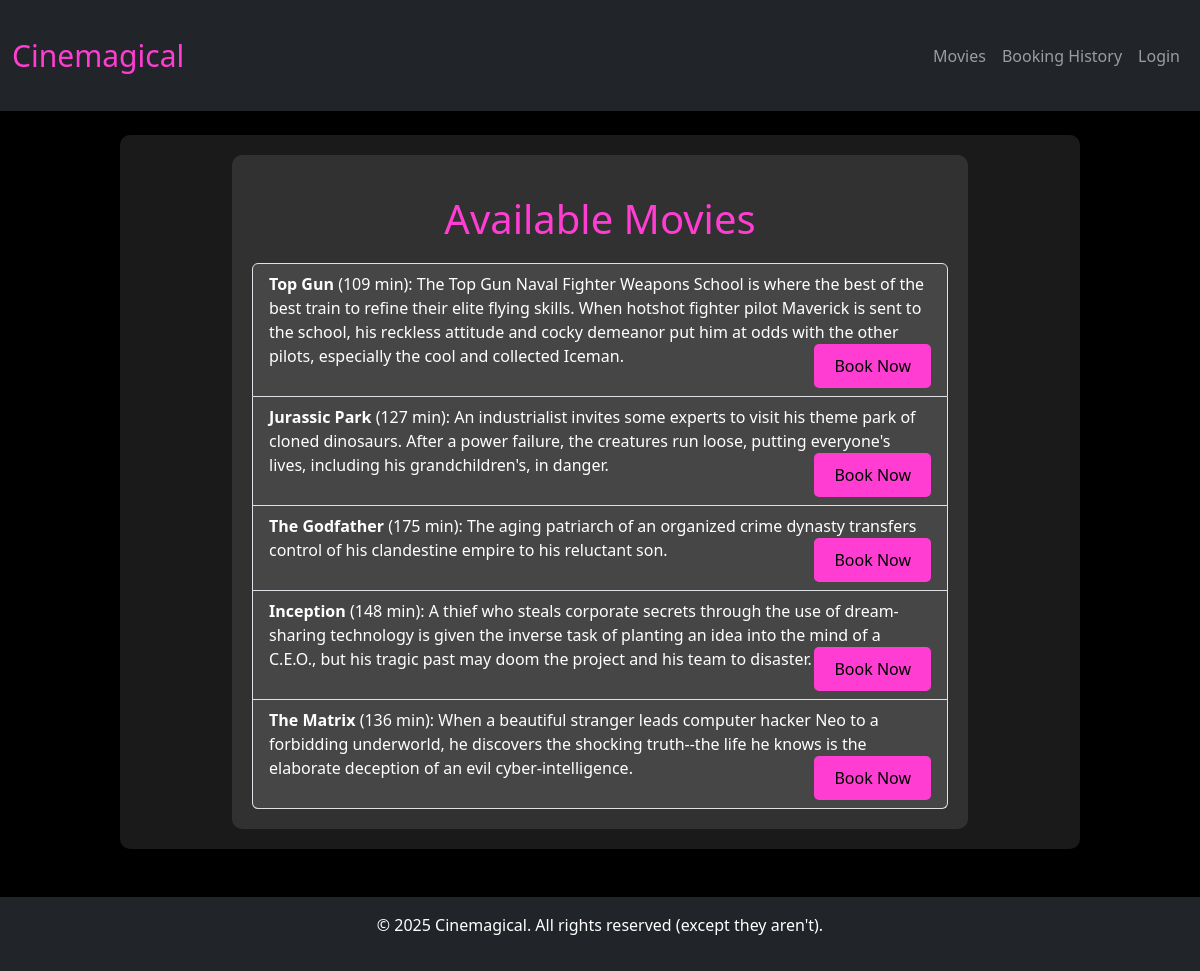
The page / on the database its author committed.
### bookings/models.py (models this page shows)
class Movie(models.Model):
    title = models.CharField(max_length=30)
    description = models.TextField(max_length=500)
    release_date = models.DateField()
    duration = models.IntegerField()

### bookings/views.py (the view)
# urls.py: path('', view_movies, name='movies'),
def view_movies(request):
    movies = Movie.objects.all() #gets all movie objects that exist from the db
    return render(request, 'movie_list.html', {"movies": movies})

### bookings/templates/bookings/movie_list.html (shortened to what this page needs)
{% extends "base.html" %}
{% block content %}
<div class="container">
    <h1>Available Movies</h1>
    <ul class="list-group">
        {% for movie in movies %}
            <li class="list-group-item">
                <strong>{{ movie.title }}</strong> ({{movie.duration}} min): {{ movie.description }}
                <a href="{% url 'book_seat' movie.id %}" class="btn btn-primary btn-sm float-end">Book Now</a>
            </li>
        {% endfor %}
    </ul>
</div>
{% endblock %}

### bookings/static/css/styles.css (style rules this page uses)
body { background-color: #000; color: #fff; margin: 0; padding: 0; }
.list-group-item { background-color: rgba(255, 255, 255, 0.1); color: #fff; }
h1, h2, h3, h4, h5, h6 { margin: 20px 0; text-align: center; color: #ff3dd2; }
.container { width: 80%; margin: auto; padding: 20px; background-color: rgba(255, 255, 255, 0.1); border-radius: 10px; }
button, .btn { background-color: #ff3dd2; color: #000; border: none; padding: 10px 20px; font-size: 16px; cursor: pointer; border-radius: 5px; transition: 0.3s; text-align: center; }

### rows shown on the page
Movie: title "Top Gun", duration "109", description "The Top Gun Naval Fighter Weapons School is where the best of the best train to refine their elite flying skills. When hotshot fighter pilot Maverick is sent to the school, his reckless attitude and cocky demeanor put him at odds with the other pilots, especially the cool and collected Iceman."
Movie: title "Jurassic Park", duration "127", description "An industrialist invites some experts to visit his theme park of cloned dinosaurs. After a power failure, the creatures run loose, putting everyone's lives, including his grandchildren's, in danger."
Movie: title "The Godfather", duration "175", description "The aging patriarch of an organized crime dynasty transfers control of his clandestine empire to his reluctant son."
Movie: title "Inception", duration "148", description "A thief who steals corporate secrets through the use of dream-sharing technology is given the inverse task of planting an idea into the mind of a C.E.O., but his tragic past may doom the project and his team to disaster."
Movie: title "The Matrix", duration "136", description "When a beautiful stranger leads computer hacker Neo to a forbidding underworld, he discovers the shocking truth--the life he knows is the elaborate deception of an evil cyber-intelligence."
